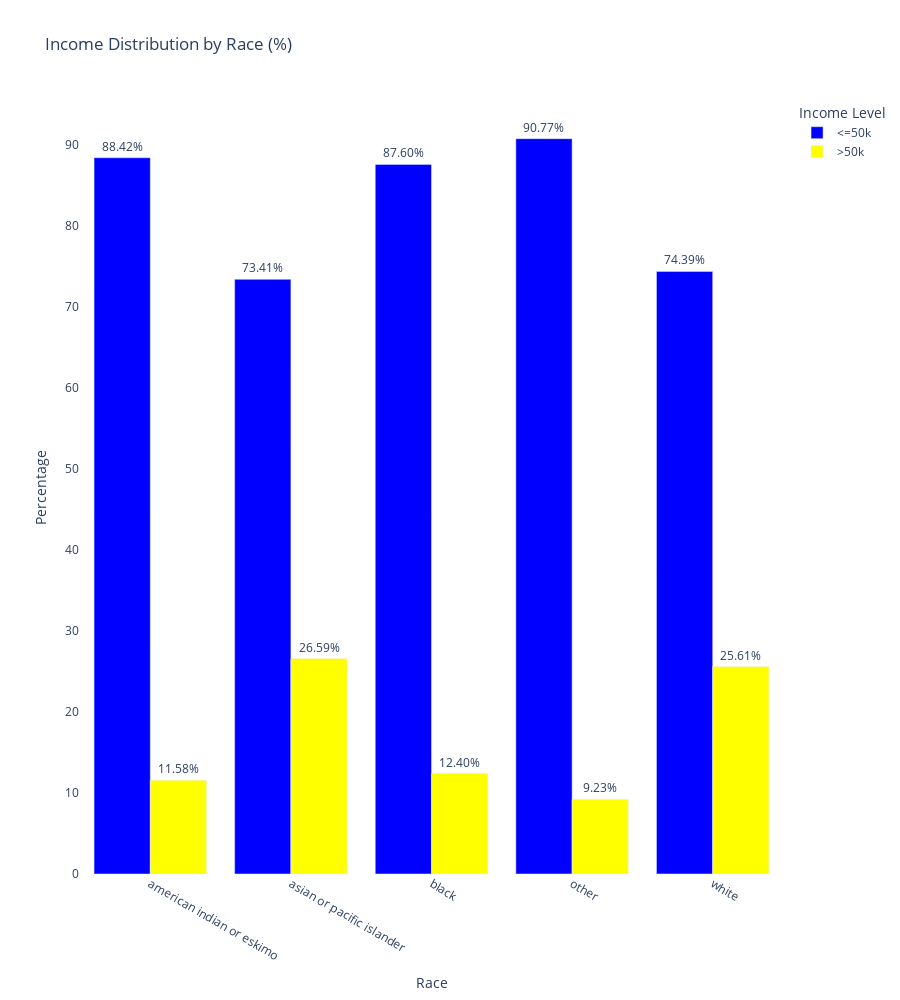
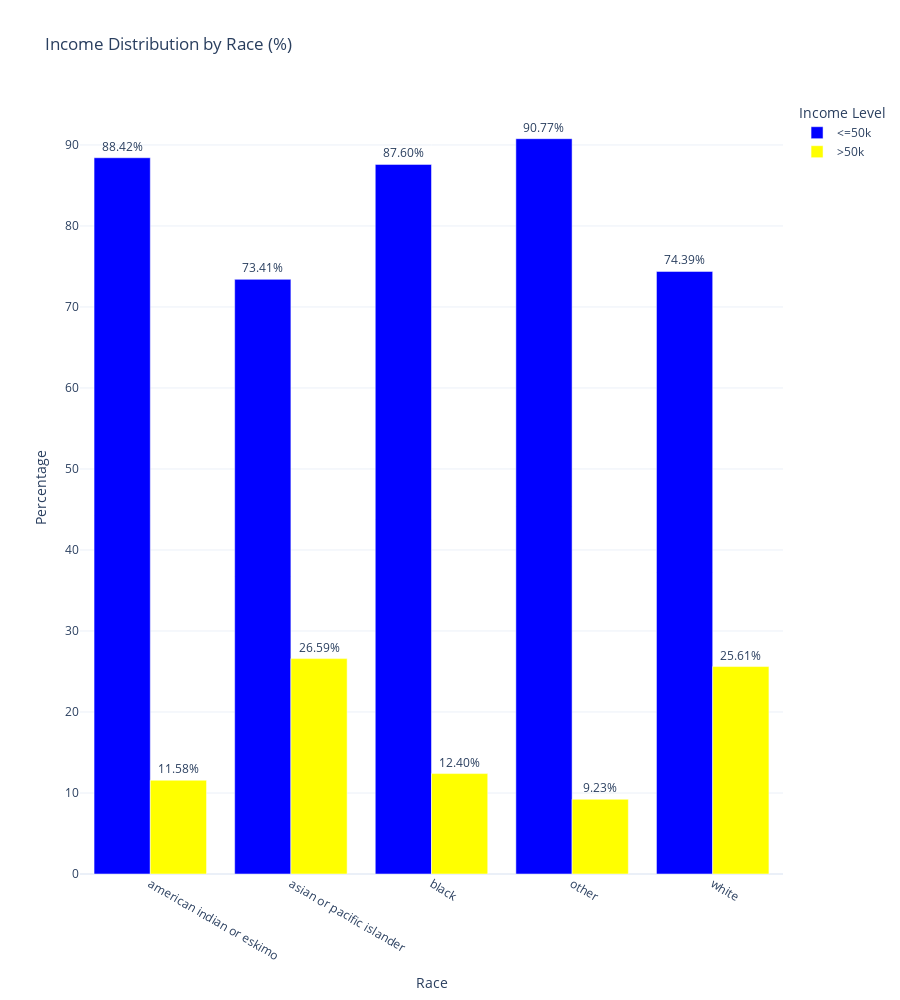
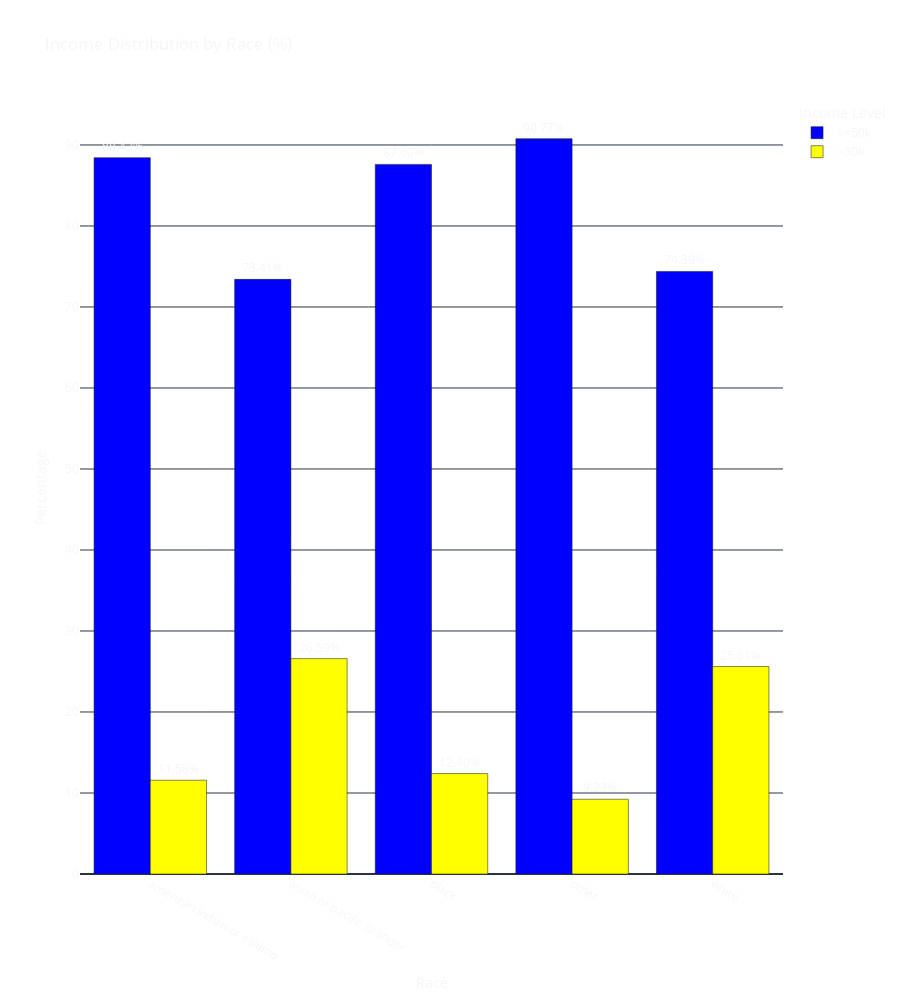
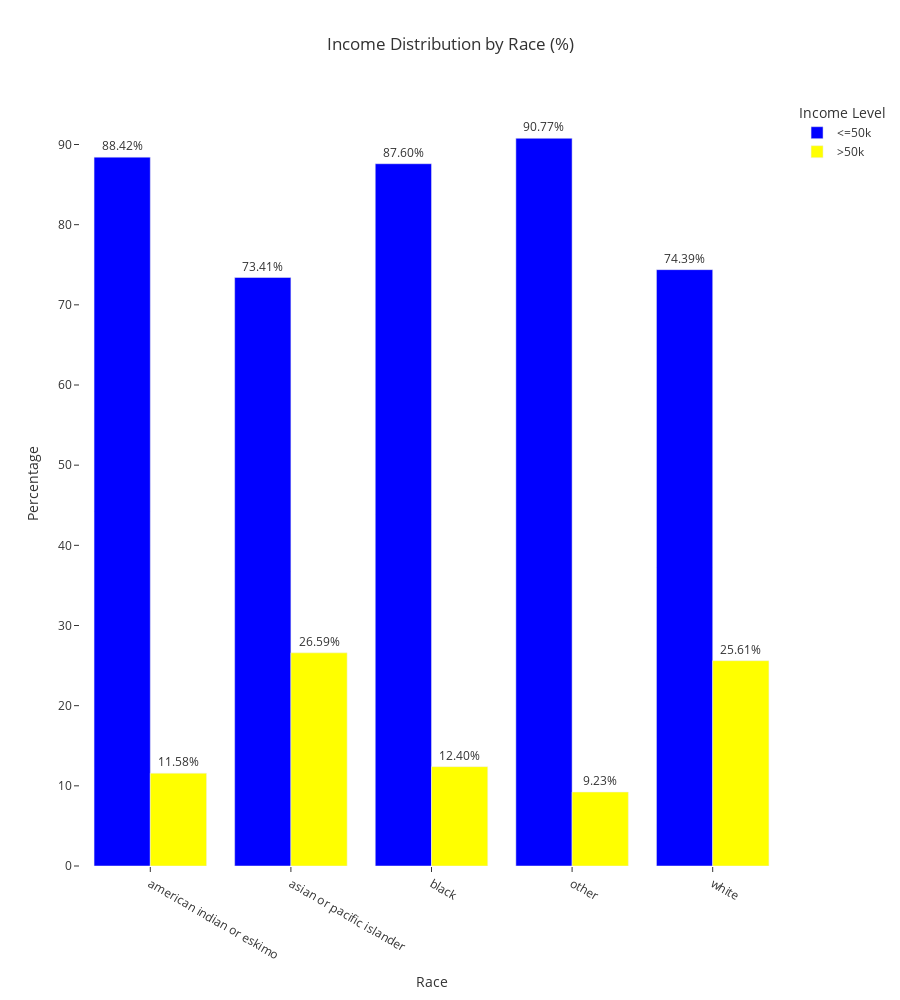

These figures' notebook cell, in order:
### Code cell
themes = ["plotly", "plotly_white", "plotly_dark", "ggplot2", "seaborn", 
          "simple_white", "presentation", "gridon", "gridon", "none"]
          

for theme in themes: 
    fig.update_layout(template=theme)
    fig.show()

### Figure 1 — Plotly figure (JSON) as saved in the notebook; plotly's stock layout.template omitted (floating-point values rounded to 4 significant figures)
{"data": [{"alignmentgroup": "True", "hovertemplate": "income=<=50k<br>race=%{x}<br>percentage=%{text}<extra></extra>", "legendgroup": "<=50k", "marker": {"color": "blue", "pattern": {"shape": ""}}, "name": "<=50k", "offsetgroup": "<=50k", "orientation": "v", "showlegend": true, "text": [88.42, 73.41, 87.6, 90.77, 74.39], "textposition": "outside", "texttemplate": "%{text:.2f}%", "type": "bar", "x": ["american indian or eskimo", "asian or pacific islander", "black", "other", "white"], "xaxis": "x", "y": [88.42, 73.41, 87.6, 90.77, 74.39], "yaxis": "y"}, {"alignmentgroup": "True", "hovertemplate": "income=>50k<br>race=%{x}<br>percentage=%{text}<extra></extra>", "legendgroup": ">50k", "marker": {"color": "yellow", "pattern": {"shape": ""}}, "name": ">50k", "offsetgroup": ">50k", "orientation": "v", "showlegend": true, "text": [11.58, 26.59, 12.4, 9.225, 25.61], "textposition": "outside", "texttemplate": "%{text:.2f}%", "type": "bar", "x": ["american indian or eskimo", "asian or pacific islander", "black", "other", "white"], "xaxis": "x", "y": [11.58, 26.59, 12.4, 9.225, 25.61], "yaxis": "y"}], "layout": {"barmode": "group", "height": 1000, "legend": {"title": {"text": "Income Level"}, "tracegroupgap": 0}, "paper_bgcolor": "rgba(0, 0, 0, 0)", "plot_bgcolor": "rgba(0, 0, 0, 0)", "title": {"text": "Income Distribution by Race (%)"}, "width": 900, "xaxis": {"anchor": "y", "autorange": true, "domain": [0, 1], "range": [-0.5, 4.5], "title": {"text": "Race"}, "type": "category"}, "yaxis": {"anchor": "x", "autorange": true, "domain": [0, 1], "range": [0, 95.55], "title": {"text": "Percentage"}, "type": "linear"}}}

### Figure 2 — Plotly figure (JSON) as saved in the notebook; plotly's stock layout.template omitted (floating-point values rounded to 4 significant figures)
{"data": [{"alignmentgroup": "True", "hovertemplate": "income=<=50k<br>race=%{x}<br>percentage=%{text}<extra></extra>", "legendgroup": "<=50k", "marker": {"color": "blue", "pattern": {"shape": ""}}, "name": "<=50k", "offsetgroup": "<=50k", "orientation": "v", "showlegend": true, "text": [88.42, 73.41, 87.6, 90.77, 74.39], "textposition": "outside", "texttemplate": "%{text:.2f}%", "type": "bar", "x": ["american indian or eskimo", "asian or pacific islander", "black", "other", "white"], "xaxis": "x", "y": [88.42, 73.41, 87.6, 90.77, 74.39], "yaxis": "y"}, {"alignmentgroup": "True", "hovertemplate": "income=>50k<br>race=%{x}<br>percentage=%{text}<extra></extra>", "legendgroup": ">50k", "marker": {"color": "yellow", "pattern": {"shape": ""}}, "name": ">50k", "offsetgroup": ">50k", "orientation": "v", "showlegend": true, "text": [11.58, 26.59, 12.4, 9.225, 25.61], "textposition": "outside", "texttemplate": "%{text:.2f}%", "type": "bar", "x": ["american indian or eskimo", "asian or pacific islander", "black", "other", "white"], "xaxis": "x", "y": [11.58, 26.59, 12.4, 9.225, 25.61], "yaxis": "y"}], "layout": {"barmode": "group", "height": 1000, "legend": {"title": {"text": "Income Level"}, "tracegroupgap": 0}, "paper_bgcolor": "rgba(0, 0, 0, 0)", "plot_bgcolor": "rgba(0, 0, 0, 0)", "title": {"text": "Income Distribution by Race (%)"}, "width": 900, "xaxis": {"anchor": "y", "autorange": true, "domain": [0, 1], "range": [-0.5, 4.5], "title": {"text": "Race"}, "type": "category"}, "yaxis": {"anchor": "x", "autorange": true, "domain": [0, 1], "range": [0, 95.55], "title": {"text": "Percentage"}, "type": "linear"}}}

### Figure 3 — Plotly figure (JSON) as saved in the notebook; plotly's stock layout.template omitted (floating-point values rounded to 4 significant figures)
{"data": [{"alignmentgroup": "True", "hovertemplate": "income=<=50k<br>race=%{x}<br>percentage=%{text}<extra></extra>", "legendgroup": "<=50k", "marker": {"color": "blue", "pattern": {"shape": ""}}, "name": "<=50k", "offsetgroup": "<=50k", "orientation": "v", "showlegend": true, "text": [88.42, 73.41, 87.6, 90.77, 74.39], "textposition": "outside", "texttemplate": "%{text:.2f}%", "type": "bar", "x": ["american indian or eskimo", "asian or pacific islander", "black", "other", "white"], "xaxis": "x", "y": [88.42, 73.41, 87.6, 90.77, 74.39], "yaxis": "y"}, {"alignmentgroup": "True", "hovertemplate": "income=>50k<br>race=%{x}<br>percentage=%{text}<extra></extra>", "legendgroup": ">50k", "marker": {"color": "yellow", "pattern": {"shape": ""}}, "name": ">50k", "offsetgroup": ">50k", "orientation": "v", "showlegend": true, "text": [11.58, 26.59, 12.4, 9.225, 25.61], "textposition": "outside", "texttemplate": "%{text:.2f}%", "type": "bar", "x": ["american indian or eskimo", "asian or pacific islander", "black", "other", "white"], "xaxis": "x", "y": [11.58, 26.59, 12.4, 9.225, 25.61], "yaxis": "y"}], "layout": {"barmode": "group", "height": 1000, "legend": {"title": {"text": "Income Level"}, "tracegroupgap": 0}, "paper_bgcolor": "rgba(0, 0, 0, 0)", "plot_bgcolor": "rgba(0, 0, 0, 0)", "title": {"text": "Income Distribution by Race (%)"}, "width": 900, "xaxis": {"anchor": "y", "autorange": true, "domain": [0, 1], "range": [-0.5, 4.5], "title": {"text": "Race"}, "type": "category"}, "yaxis": {"anchor": "x", "autorange": true, "domain": [0, 1], "range": [0, 95.55], "title": {"text": "Percentage"}, "type": "linear"}}}

### Figure 4 — Plotly figure (JSON) as saved in the notebook; plotly's stock layout.template omitted (floating-point values rounded to 4 significant figures)
{"data": [{"alignmentgroup": "True", "hovertemplate": "income=<=50k<br>race=%{x}<br>percentage=%{text}<extra></extra>", "legendgroup": "<=50k", "marker": {"color": "blue", "pattern": {"shape": ""}}, "name": "<=50k", "offsetgroup": "<=50k", "orientation": "v", "showlegend": true, "text": [88.42, 73.41, 87.6, 90.77, 74.39], "textposition": "outside", "texttemplate": "%{text:.2f}%", "type": "bar", "x": ["american indian or eskimo", "asian or pacific islander", "black", "other", "white"], "xaxis": "x", "y": [88.42, 73.41, 87.6, 90.77, 74.39], "yaxis": "y"}, {"alignmentgroup": "True", "hovertemplate": "income=>50k<br>race=%{x}<br>percentage=%{text}<extra></extra>", "legendgroup": ">50k", "marker": {"color": "yellow", "pattern": {"shape": ""}}, "name": ">50k", "offsetgroup": ">50k", "orientation": "v", "showlegend": true, "text": [11.58, 26.59, 12.4, 9.225, 25.61], "textposition": "outside", "texttemplate": "%{text:.2f}%", "type": "bar", "x": ["american indian or eskimo", "asian or pacific islander", "black", "other", "white"], "xaxis": "x", "y": [11.58, 26.59, 12.4, 9.225, 25.61], "yaxis": "y"}], "layout": {"barmode": "group", "height": 1000, "legend": {"title": {"text": "Income Level"}, "tracegroupgap": 0}, "paper_bgcolor": "rgba(0, 0, 0, 0)", "plot_bgcolor": "rgba(0, 0, 0, 0)", "title": {"text": "Income Distribution by Race (%)"}, "width": 900, "xaxis": {"anchor": "y", "autorange": true, "domain": [0, 1], "range": [-0.5, 4.5], "title": {"text": "Race"}, "type": "category"}, "yaxis": {"anchor": "x", "autorange": true, "domain": [0, 1], "range": [0, 95.55], "title": {"text": "Percentage"}, "type": "linear"}}}
